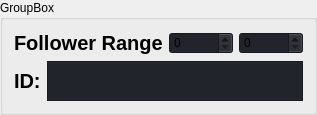
                               <widget class="QGroupBox" name="group_user">
                                <property name="maximumSize">
                                 <size>
                                  <width>16777215</width>
                                  <height>150</height>
                                 </size>
                                </property>
                                <property name="title">
                                 <string>GroupBox</string>
                                </property>
                                <layout class="QVBoxLayout" name="verticalLayout_28">
                                 <item>
                                  <layout class="QHBoxLayout" name="horizontalLayout_21">
                                   <item>
                                    <widget class="QLabel" name="label_16">
                                     <property name="styleSheet">
                                      <string notr="true">font: bold 20px</string>
                                     </property>
                                     <property name="text">
                                      <string>Follower Range</string>
                                     </property>
                                    </widget>
                                   </item>
                                   <item>
                                    <widget class="QSpinBox" name="spin_filter_follow_lo">
                                     <property name="styleSheet">
                                      <string notr="true">background-color: rgb(33, 37, 43);</string>
                                     </property>
                                    </widget>
                                   </item>
                                   <item>
                                    <widget class="QSpinBox" name="spin_filter_follow_hi">
                                     <property name="styleSheet">
                                      <string notr="true">background-color: rgb(33, 37, 43);</string>
                                     </property>
                                    </widget>
                                   </item>
                                  </layout>
                                 </item>
                                 <item>
                                  <layout class="QHBoxLayout" name="horizontalLayout_20">
                                   <item>
                                    <widget class="QLabel" name="label_17">
                                     <property name="styleSheet">
                                      <string notr="true">font: bold 20px</string>
                                     </property>
                                     <property name="text">
                                      <string>ID:</string>
                                     </property>
                                    </widget>
                                   </item>
                                   <item>
                                    <widget class="QPlainTextEdit" name="text_filter_tweet_id">
                                     <property name="maximumSize">
                                      <size>
                                       <width>16777215</width>
                                       <height>40</height>
                                      </size>
                                     </property>
                                     <property name="styleSheet">
                                      <string notr="true">background-color: rgb(33, 37, 43);</string>
                                     </property>
                                    </widget>
                                   </item>
                                  </layout>
                                 </item>
                                </layout>
                               </widget>
